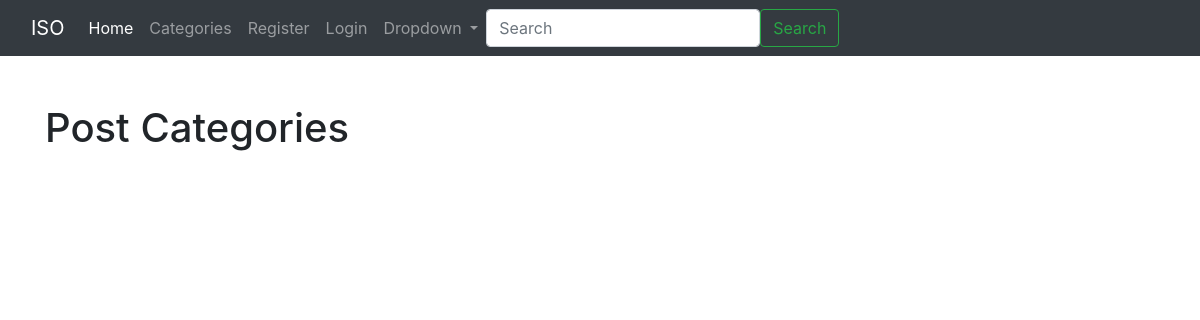
The page /category-list/ on the database as committed earlier.
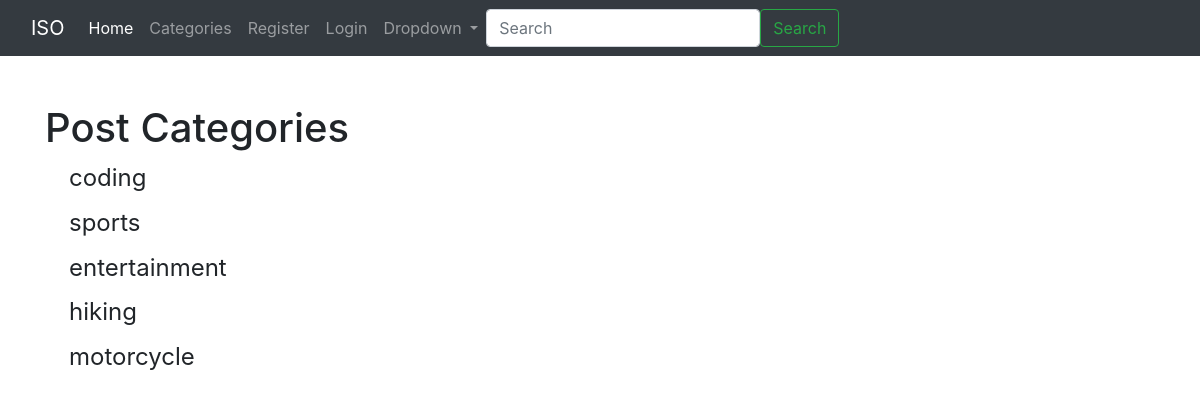
The same page on the database as committed later.
### ISO_Blog/models.py (models this page shows, shortened)
class Category(models.Model):
    name = models.CharField(max_length=255)
    def __str__(self):
        return self.name

### ISO_Blog/views.py (the view)
# urls.py: path('category-list/',CategoryListView, name='category-list' ),
def CategoryListView(request):
    cat_menu_list = Category.objects.all()
    return render(request, 'category_list.html', {'cat_menu_list': cat_menu_list})

### ISO_Blog/templates/category_list.html (shortened to what this page needs)
{% extends 'base.html' %}
{% block content %}
  <h1> Post Categories</h1>
            {% for item in cat_menu_list %}
               <h4><a class="dropdown-item" href="{%url 'category' item|slugify %}">{{ item }}</a></h4>
            {% endfor %}
{% endblock %}

Rows that differ between the two databases and show on the page:
added Category: name "coding"
added Category: name "sports"
added Category: name "entertainment"
added Category: name "hiking"
added Category: name "motorcycle"
